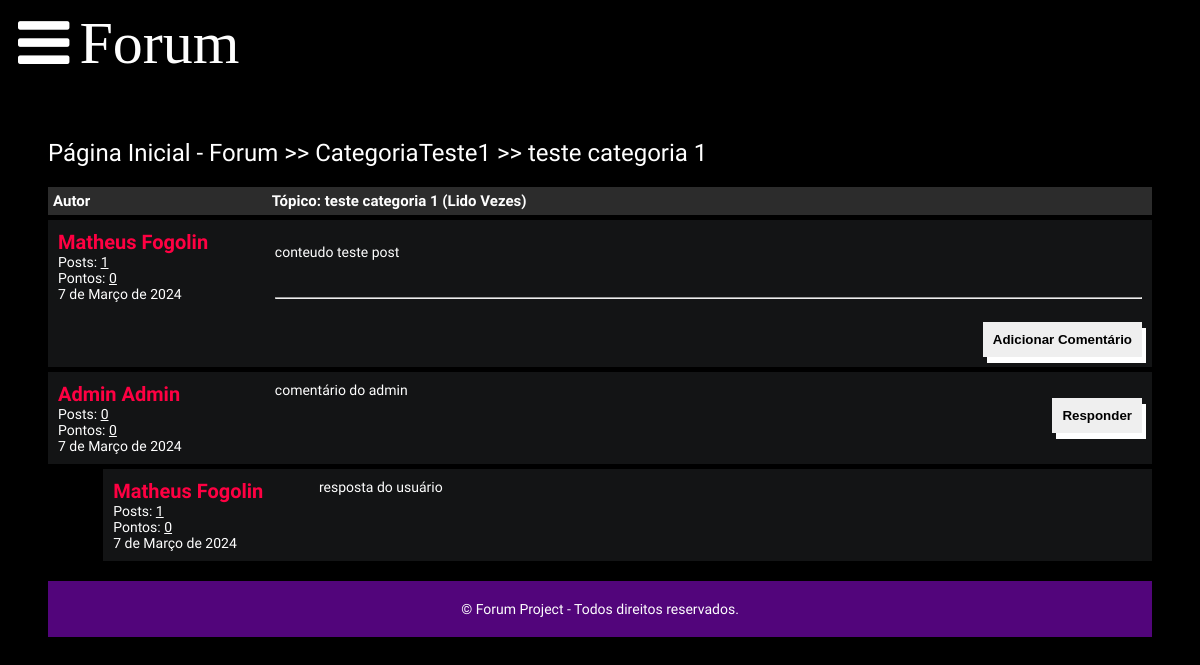
Page /detail/teste-categoria-1/ on the committed database.
### main/models.py (models this page shows, shortened)
class Post(models.Model):
    title = models.CharField('Título do post', max_length = 450)
    slug = models.SlugField(max_length = 450, unique = True, blank = True)
    user = models.ForeignKey(Author, on_delete = models.CASCADE)
    content = HTMLField('Conteúdo')
    categories = models.ManyToManyField(Category)
    date = models.DateTimeField(auto_now_add = True)
    approved = models.BooleanField(default = False)
    hit_count_generic = GenericRelation(HitCount, object_id_field = 'object_pk', related_query_name = 'hit_count_generic_relation')
    tags = TaggableManager()
    comments = models.ManyToManyField(Comment, blank = True)
    def get_url(self):
        return reverse("detail", kwargs={
            "slug":self.slug
        })

class Category(models.Model):
    title = models.CharField(max_length = 50)
    slug = models.SlugField(max_length = 450, unique = True, blank = True)
    class Meta:
        verbose_name_plural = "categories"
    def __str__(self):
        return self.title
    def get_url(self):
        return reverse("posts", kwargs = {
            "slug": self.slug,
        })

class Author(models.Model):
    user = models.ForeignKey(User, on_delete = models.CASCADE)
    first_name = models.CharField('Nome', max_length = 30)
    last_name = models.CharField('Sobrenome', max_length = 30)
    slug = models.SlugField(max_length = 450, unique = True, blank = True)
    bio = HTMLField()
    points = models.IntegerField(default = 0)
    profile_pic = ResizedImageField(size=[50, 80], quality = 100, upload_to = "authors", null = True, default = None, blank = True)
    @property
    def num_posts(self):
        return Post.objects.filter(user=self).count()
    @property
    def full_name(self):
        return self.first_name + " " + self.last_name

class Comment(models.Model):
    user = models.ForeignKey(Author, on_delete = models.CASCADE)
    content = models.TextField()
    date = models.DateTimeField(auto_now_add = True)
    replies = models.ManyToManyField(Reply, blank = True)

class Reply(models.Model):
    user = models.ForeignKey(Author, on_delete = models.CASCADE)
    content = models.TextField()
    date = models.DateTimeField(auto_now_add = True)
    class Meta:
        verbose_name_plural = "replies"

### main/views.py (the view)
# urls.py: path("detail/<slug>/", details, name="detail"),
def details(request, slug):
    post = get_object_or_404(Post, slug=slug)
    if request.user.is_authenticated:
        author = Author.objects.get(user=request.user)
    if "comment-form" in request.POST:
        comment = request.POST.get("comment")
        new_comment, created = Comment.objects.get_or_create(user=author, content=comment)
        post.comments.add(new_comment.id)
    if "reply-form" in request.POST:
        reply = request.POST.get("reply")
        comment_id = request.POST.get("comment-id")
        comment_obj = Comment.objects.get(id=comment_id)
        new_reply, created = Reply.objects.get_or_create(user=author, content=reply)
        comment_obj.replies.add(new_reply)
    context = {
        "post": post
    }
    update_views(request, post)
    return render(request, "detail.html", context)

### main/utils.py (called while the page is built)
def update_views(request, object):
    context = {}
    hit_count = get_hitcount_model().objects.get_for_object(object)
    hits = hit_count.hits
    hitcontext = context["hitcount"] = {"pk": hit_count.pk}
    hit_count_response = HitCountMixin.hit_count(request, hit_count)
    if hit_count_response.hit_counted:
        hits = hits+1
        hitcontext["hitcounted"] = hit_count_response.hit_counted
        hitcontext["hit_message"] = hit_count_response.hit_message
        hitcontext["total_hits"] = hits

### templates/detail.html (shortened to what this page needs)
{% extends "base.html" %}
{% load hitcount_tags %}
{% block content %}
    <div class="container">
        <div class="navigate">
            <span><a href="{% url 'home' %}">Página Inicial - Forum</a> >> <a href="{{post.categories.all.0.get_url}}">{{post.categories.all.0}}</a> >> <a href="{{post.get_url}}"> {{post.title}}</a></span>
        </div>
        <div class="topic-container">
            <div class="head">
                <div class="authors">Autor</div>
                <div class="content">Tópico: {{post.title}} (Lido {% get_hit_count for post %} Vezes)</div>
            </div>
            <div class="body">
                <div class="authors">
                    <div class="username"><a href="">{{post.user.full_name|title}}</a></div>
                    <div>Posts: <u>{{post.user.num_posts}}</u></div>
                    <div>Pontos: <u>{{post.user.points}}</u></div>
                    <div>{{post.date|date}}</div>
                </div>
                <div class="content">
                    {{post.content|safe}}
                    <br>
                    <hr>
                    <br>
                    <div class="comment">
                        <button onclick="showComment()">Adicionar Comentário</button>
                    </div>
                </div>
            </div>
        </div>
        <form action="." method="post">
        {% for comment in post.comments.all %}
        <div class="comments-container">
            <div class="body">
                <div class="authors">
                    <div class="username"><a href="">{{comment.user.full_name|title}}</a></div>
                    <div>Posts: <u>{{comment.user.num_posts}}</u></div>
                    <div>Pontos: <u>{{comment.user.points}}</u></div>
                    <div>{{comment.date|date}}</div>
                </div>
                <div class="content">
                    {{comment.content}}
                    <br>
                    <div class="comment">
                        <button onclick="showReply('comment{{comment.id}}')">Responder</button>
                    </div>
                </div>
            </div>
        </div>
        {% for reply in comment.replies.all %}
        <div class="comments-container" style = "width: 95%; margin-left: 5%;">
            <div class="body">
                <div class="authors">
                    <div class="username"><a href="">{{reply.user.full_name|title}}</a></div>
                    <div>Posts: <u>{{reply.user.num_posts}}</u></div>
                    <div>Pontos: <u>{{reply.user.points}}</u></div>
                    <div>{{reply.date|date}}</div>
                </div>
                <div class="content">
                    {{reply.content}}
                    <br>
                </div>
            </div>
        </div>
        {% endfor %}
        {% endfor %}
    {% endblock content %}

### templates/base.html (shortened to what this page needs)
{% load static %}
<!DOCTYPE html>
<html lang="en">
<head>
    <link rel="stylesheet" href="{% static 'style.css' %}">
    <link rel="stylesheet" href="https://cdnjs.cloudflare.com/ajax/libs/font-awesome/4.7.0/css/font-awesome.min.css">
</head>
<body>
    <header>
        <div class="navbar">
            <a class="bar-icon" id="iconBar" onclick="hideIconBar()"><i class="fa fa-bars"></i></a>
            <div class="brand">Forum</div>
        </div>
    </header>
    {% block content %}
    {% endblock content %}
    <footer>
        <span>&copy;  Forum Project - Todos direitos reservados.</span>
    </footer>
</body>
</html>

### static/style.css (style rules this page uses)
* { box-sizing: border-box; }
html { font-size: 14px; font-family: 'Titillium Web', sans-serif; background-color:rgb(0,0,0); color:#FEFEFE; }
a { color:#FF0042; font-weight: bolder; text-decoration: none; }
.container { margin: 20px; padding: 20px; }
header { margin-inline: 10px; }
.navbar { display:flex; align-items: center; }
.bar-icon { font-size: 60px; display: inline-block; margin-right:10px; color: #fff; cursor: pointer; }
.brand { font-size:60px; display: inline-block; font-family:aquire; }
footer { margin-top: 20px; padding: 20px; background-color: #52057b; display: block; text-align: center; }
.navigate { margin-block: 20px; font-weight: lighter; font-size: 24px; }
.navigate a { color: #fff; }
.head { display: flex; background-color: #2C2C2C; padding: 5px; font-weight: bold; font-size: 15px; }
.authors { flex: 20%; }
.content { flex: 80%; }
.body { display: flex; background-color: #131415; padding: 10px; margin-top: 5px; }
.body .authors .username { font-size: 20px; }
.body .content .comment button { border:none; padding:10px; font-weight: bolder; box-shadow: 4px 6px #fff; cursor: pointer; float: right; }

### rows in the picture
Post: categories.all.0 "CategoriaTeste1", title "teste categoria 1", user.full_name "Matheus Fogolin", user.num_posts "1", user.points "0", date "7 de Março de 2024", content "conteudo teste post"
Comment: user.full_name "Admin Admin", user.num_posts "0", user.points "0", date "7 de Março de 2024", content "comentário do admin"
Reply: user.full_name "Matheus Fogolin", user.num_posts "1", user.points "0", date "7 de Março de 2024", content "resposta do usuário"
